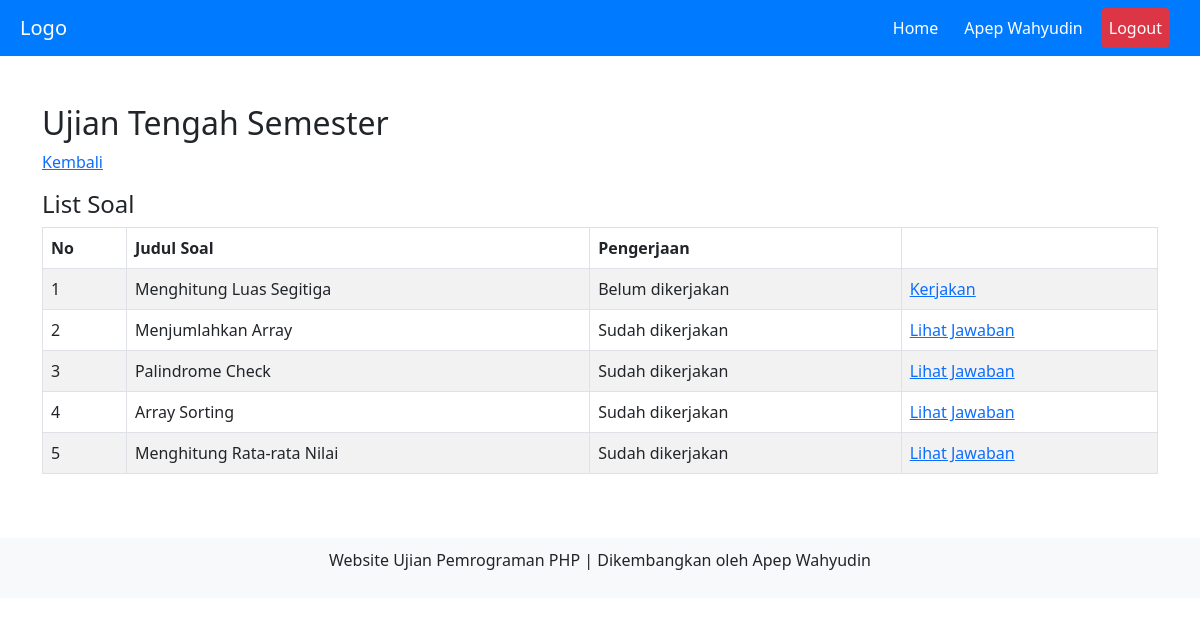
The app's page /home.php?page=soal&id_ujian=13 (signed in) with its own data.
### tables this page shows
CREATE TABLE `siswa` (
  `id_siswa` int(11) NOT NULL,
  `nis` varchar(10) NOT NULL,
  `nama` varchar(30) NOT NULL,
  `password` varchar(100) NOT NULL,
  `id_kelas` int(11) NOT NULL
);

CREATE TABLE `ujian` (
  `id_ujian` int(11) NOT NULL,
  `nama_ujian` varchar(50) NOT NULL,
  `status` varchar(15) NOT NULL,
  `id_guru` int(11) NOT NULL
);

CREATE TABLE `soal` (
  `id_soal` int(11) NOT NULL,
  `judul` varchar(50) NOT NULL,
  `soal` text NOT NULL,
  `waktu` int(11) NOT NULL,
  `status` varchar(10) NOT NULL,
  `id_ujian` int(11) NOT NULL,
  `parameter` text NOT NULL,
  `function_name` varchar(50) NOT NULL,
  `test_code` text NOT NULL
);

### soal.php (the view, shortened to what this page needs)
<?php
    $id_ujian = addslashes($_GET['id_ujian']);
    $qry_ujian=mysqli_query($koneksi, "SELECT id_ujian, nama_ujian FROM ujian where id_ujian='$id_ujian' AND status ='aktif'");
    $data_ujian=mysqli_fetch_assoc($qry_ujian);
    echo "<h2>" . $data_ujian['nama_ujian'] . "</h2>";
?>
<p><a href="home.php">Kembali</a></p>
<h4>List Soal</h4>
<table id="myTable" class="table table-striped table-bordered" style="width:100%">
<thead>
    <tr>
        <th>No</th>
        <th>Judul Soal</th>
        <th>Pengerjaan</th>
        <th></th>
    </tr>
</thead>
<tbody>
<?php
$qry_soal = mysqli_query($koneksi, "SELECT * FROM soal where id_ujian='$id_ujian' AND status='aktif'");
$no = 0;
while($data_soal=mysqli_fetch_assoc($qry_soal)){
    $no++;
?>
    <tr>
        <td><?= $no;?></td>
        <td><?= $data_soal['judul'];?></td>
        <td>
            <?php
            $cek_jawaban=mysqli_num_rows(mysqli_query($koneksi, "SELECT * FROM hasil
            WHERE id_siswa='$data_siswa[id_siswa]' AND id_soal='$data_soal[id_soal]'"));
            if($cek_jawaban==1){
                echo "Sudah dikerjakan";
            }
            else
            {
                echo "Belum dikerjakan";
            }
            ?>
        </td>
        <td>
            <?php
            if($cek_jawaban==1){
                echo "<a href='home.php?page=lihat_jawaban&id_ujian=$data_ujian[id_ujian]&id_soal=$data_soal[id_soal]'>Lihat Jawaban</a>";
            }
            else
            {
                echo "<a href='home.php?page=kerjakan&id_ujian=$data_ujian[id_ujian]&id_soal=$data_soal[id_soal]'>Kerjakan</a>";
            }
            ?>
        </td>
    </tr>
<?php
}
?>
</tbody>
</table>

### home.php (shortened to what this page needs)
<?php
include "koneksi.php";
if (!isset($_SESSION['siswa'])) {
    header("location: index.php");
    exit();
} else {
    $id_siswa = $_SESSION["siswa"];
    $qry_siswa = mysqli_query($koneksi, "SELECT * FROM siswa where id_siswa='$id_siswa'");
    $data_siswa = mysqli_fetch_assoc($qry_siswa);
}
?>
<!DOCTYPE html>
<html lang="en">
<head>
    <link rel="stylesheet" href="assets/dist/css/bootstrap.min.css">
    <link rel="stylesheet" href="https://cdn.datatables.net/2.0.0/css/dataTables.dataTables.min.css">
</head>
<body>
    <nav class="navbar navbar-expand-lg navbar-dark">
        <a class="navbar-brand" href="#">Logo</a>
        <div class="collapse navbar-collapse justify-content-end" id="navbarNav">
            <ul class="navbar-nav">
                <li class="nav-item active">
                    <a class="nav-link" href="home.php">Home</a>
                </li>
                <li class="nav-item">
                    <a class="nav-link" href="#">
                        <?= $data_siswa["nama"]; ?>
                    </a>
                </li>
                <li class="nav-item logout">
                    <a class="nav-link" href="logout.php">Logout</a>
                </li>
            </ul>
        </div>
    </nav>
    <div class="container mt-5 mb-5">
        <div class="row">
            <div class="col-md-12 p-50">
                <?php
                if (isset($_GET['page']) && $_GET['page'] != '') {
                    $page = addslashes($_GET['page']);
                    switch ($page) {
                        case "soal":
                            include "soal.php";
                            break;
                    }
                } else {
                    include "ujian.php";
                }
                ?>
            </div>
        </div>
    </div>
    <div class="footer">
        <p>Website Ujian Pemrograman PHP | Dikembangkan oleh Apep Wahyudin</p>
    </div>
</body>
</html>

### home.php (style rules this page uses)
.navbar { background-color: #007bff; }
.navbar-nav, .navbar-brand { padding-left: 20px; padding-right: 20px; }
.navbar-nav .nav-item { margin-right: 10px; }
.navbar-nav .nav-link { color: #fff; }
.logout { background-color: #dc3545; border-radius: 5px; }
.footer { bottom: 0; width: 100%; background-color: #f8f9fa; text-align: center; padding: 10px 0; }

### records on screen
siswa: nama "Apep Wahyudin"
ujian: nama_ujian "Ujian Tengah Semester"
soal: judul "Menghitung Luas Segitiga", shows "Belum dikerjakan"
soal: judul "Menjumlahkan Array", shows "Sudah dikerjakan"
soal: judul "Palindrome Check", shows "Sudah dikerjakan"
soal: judul "Array Sorting", shows "Sudah dikerjakan"
soal: judul "Menghitung Rata-rata Nilai", shows "Sudah dikerjakan"
